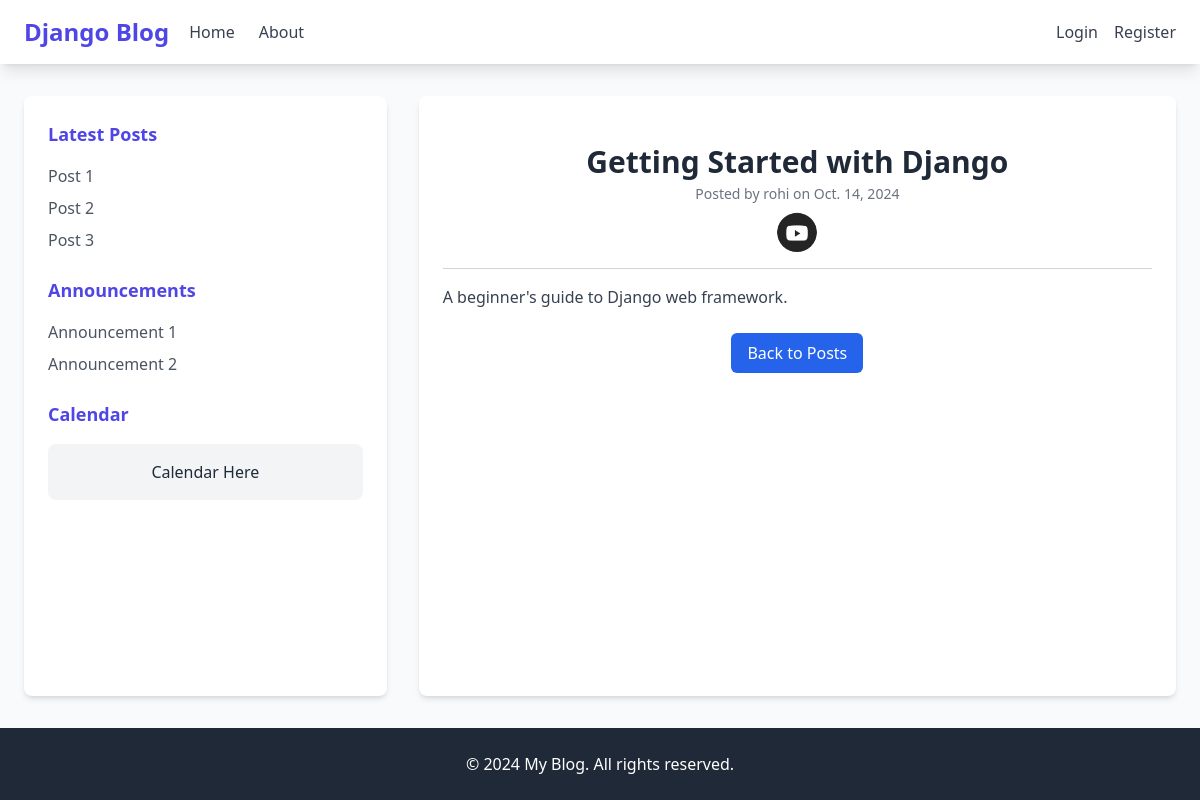
Screenshot of /post/9/ with the database file from the repository.
### post/models.py (models this page shows)
class Article(models.Model):
    title = models.CharField(max_length=255)  # Title of the article
    content = models.TextField()              # Content of the article
    date = models.DateField(default=timezone.now)  # Date of publication
    author = models.ForeignKey(User, on_delete=models.CASCADE)  # Author of the article

### users/models.py (models this page shows, shortened)
class Profile(models.Model):
    user = models.OneToOneField(User, on_delete=models.CASCADE)
    image = models.ImageField(default='profile_pics/default.jpg', upload_to='profile_pics')  # Added default image

### blog/views.py (the view)
# urls.py: path('post/<int:id>/', views.post_details, name='post_detail'),  # Post detail page
def post_details(request, id):
    post = get_object_or_404(Post, id=id)
    return render(request, 'post_detail.html', {'post': post})

### templates/post_detail.html (shortened to what this page needs)
{% extends 'base.html' %}
{% block content %}
<div class="container mx-auto mt-6 max-w-3xl">
    <h2 class="text-3xl font-semibold text-center text-gray-800">{{ post.title }}</h2>
    <p class="text-sm text-gray-500 text-center mt-1">Posted by {{ post.author.username }} on {{ post.date }}</p>
    {% if post.author.profile.image %}
    <div class="flex justify-center mt-2">
        <img src="{{ post.author.profile.image.url }}" alt="{{ post.author.username }}'s Image" class="rounded-full"
            style="width: 40px; height: 40px;">
    </div>
    {% endif %}
    <hr class="my-4 border-gray-300">
    <div class="mt-4 text-gray-700">
        <p class="whitespace-pre-line">{{ post.content }}</p>
    </div>
    <div class="flex justify-center mt-6">
        <a href="{% url 'home' %}"
            class="bg-blue-600 text-white px-4 py-2 rounded-md hover:bg-blue-700 transition duration-200">
            Back to Posts
        </a>
    </div>
</div>
{% endblock %}

### templates/base.html (style rules this page uses)
body { display: flex; flex-direction: column; min-height: 100vh; }

### rows the page displays
Article: title "Getting Started with Django", author.username "rohi", date "Oct. 14, 2024", author.profile.image (picture), content "A beginner's guide to Django web framework."
